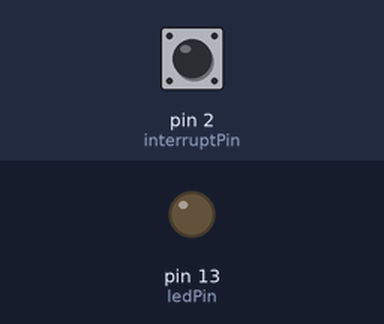
A sketch run on a simulated Arduino Uno, built with avr-gcc and run on an emulated ATmega328P. On the bench: output pins drawn as LEDs (lit = HIGH). Inputs (shaded band) come from the test bench; at power-on: pin 2 (interruptPin) LOW.

Above: at 1.2 s.
1.3 s: pin 2 (interruptPin) pulled HIGH for 0.15 s
At 2.4 s:
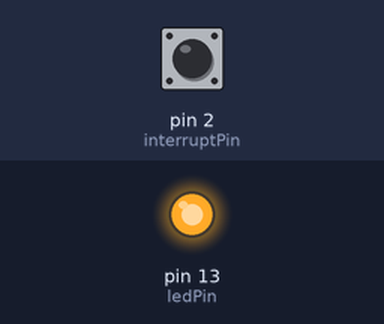
2.9 s: pin 2 (interruptPin) pulled HIGH for 1 s
At 3.6 s:
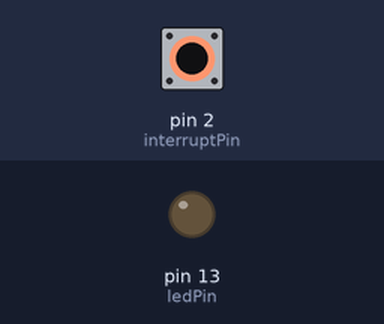
5.4 s: pin 2 (interruptPin) pulled HIGH for 3.2 s
At 6.7 s:
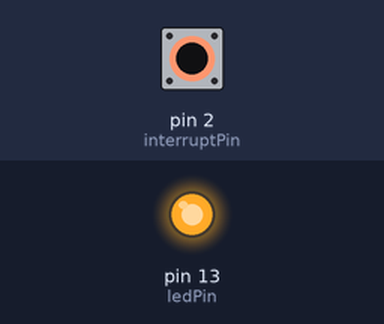
Timing chart, 0 to 8.4 s (numbered marks = the images above; inputs shaded):
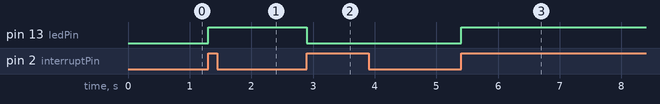

The sketch:

interrupt_POC.ino
```cpp
int ledPin = 13;
int interruptPin = 2;
bool running;

void setup()
{
	pinMode(ledPin, OUTPUT);
	attachInterrupt(digitalPinToInterrupt(interruptPin), ISR_test, RISING);
}

void loop()
{

}

void ISR_test() {
  if(running){
    running = false;
    digitalWrite(ledPin,LOW);
  }else{
    //move lijnvolger
    digitalWrite(ledPin,HIGH);
    running = true;
  }
}
```

Measured:
- after the input at 1.3 s, pin 13 (ledPin): LOW → HIGH at once
- after the input at 2.9 s, pin 13 (ledPin): HIGH → LOW at once
- after the input at 5.4 s, pin 13 (ledPin): LOW → HIGH at once
